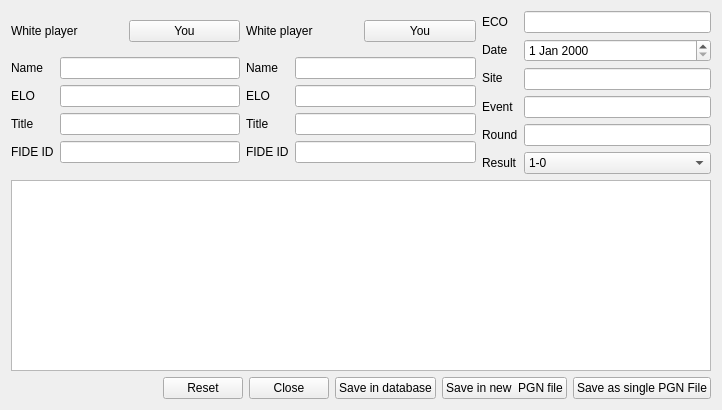
<?xml version="1.0" encoding="UTF-8"?>
<ui version="4.0">
 <class>FormCreatePGN</class>
 <widget class="QWidget" name="FormCreatePGN">
  <property name="geometry">
   <rect>
    <x>0</x>
    <y>0</y>
    <width>722</width>
    <height>410</height>
   </rect>
  </property>
  <property name="windowTitle">
   <string>Form</string>
  </property>
  <layout class="QHBoxLayout" name="horizontalLayout_9">
   <item>
    <layout class="QVBoxLayout" name="verticalLayout_9">
     <item>
      <layout class="QHBoxLayout" name="horizontalLayout_6">
       <item>
        <layout class="QVBoxLayout" name="verticalLayout_3">
         <item>
          <layout class="QHBoxLayout" name="horizontalLayout_4">
           <item>
            <widget class="QLabel" name="labelWhitePlayer">
             <property name="text">
              <string>White player</string>
             </property>
            </widget>
           </item>
           <item>
            <widget class="QPushButton" name="pushButtonWhiteYou">
             <property name="text">
              <string>You</string>
             </property>
            </widget>
           </item>
          </layout>
         </item>
         <item>
          <layout class="QHBoxLayout" name="horizontalLayout">
           <item>
            <layout class="QVBoxLayout" name="verticalLayout">
             <item>
              <widget class="QLabel" name="labelWhiteTitle">
               <property name="text">
                <string>Name</string>
               </property>
              </widget>
             </item>
             <item>
              <widget class="QLabel" name="labelWhiteElo">
               <property name="text">
                <string>ELO</string>
               </property>
              </widget>
             </item>
             <item>
              <widget class="QLabel" name="labelWhiteTitle_2">
               <property name="text">
                <string>Title</string>
               </property>
              </widget>
             </item>
             <item>
              <widget class="QLabel" name="labelWhiteFIDEID">
               <property name="text">
                <string>FIDE ID</string>
               </property>
              </widget>
             </item>
            </layout>
           </item>
           <item>
            <layout class="QVBoxLayout" name="verticalLayout_2">
             <item>
              <widget class="QLineEdit" name="lineEditWhiteName"/>
             </item>
             <item>
              <widget class="QLineEdit" name="lineEditWhiteELO"/>
             </item>
             <item>
              <widget class="QLineEdit" name="lineEditWhiteTitle"/>
             </item>
             <item>
              <widget class="QLineEdit" name="lineEditWhiteFIDEID"/>
             </item>
            </layout>
           </item>
          </layout>
         </item>
        </layout>
       </item>
       <item>
        <layout class="QVBoxLayout" name="verticalLayout_4">
         <item>
          <layout class="QHBoxLayout" name="horizontalLayout_5">
           <item>
            <widget class="QLabel" name="labelBlackPlayer">
             <property name="text">
              <string>White player</string>
             </property>
            </widget>
           </item>
           <item>
            <widget class="QPushButton" name="pushButtonBlackYou">
             <property name="text">
              <string>You</string>
             </property>
            </widget>
           </item>
          </layout>
         </item>
         <item>
          <layout class="QHBoxLayout" name="horizontalLayout_2">
           <item>
            <layout class="QVBoxLayout" name="verticalLayout_5">
             <item>
              <widget class="QLabel" name="labelBlackName">
               <property name="text">
                <string>Name</string>
               </property>
              </widget>
             </item>
             <item>
              <widget class="QLabel" name="labelBlackELO">
               <property name="text">
                <string>ELO</string>
               </property>
              </widget>
             </item>
             <item>
              <widget class="QLabel" name="labelBlackTitle">
               <property name="text">
                <string>Title</string>
               </property>
              </widget>
             </item>
             <item>
              <widget class="QLabel" name="labelBlackID">
               <property name="text">
                <string>FIDE ID</string>
               </property>
              </widget>
             </item>
            </layout>
           </item>
           <item>
            <layout class="QVBoxLayout" name="verticalLayout_6">
             <item>
              <widget class="QLineEdit" name="lineEditBlackName"/>
             </item>
             <item>
              <widget class="QLineEdit" name="lineEditBlackELO"/>
             </item>
             <item>
              <widget class="QLineEdit" name="lineEditBlackTitle"/>
             </item>
             <item>
              <widget class="QLineEdit" name="lineEditBlackFIDEID"/>
             </item>
            </layout>
           </item>
          </layout>
         </item>
        </layout>
       </item>
       <item>
        <layout class="QHBoxLayout" name="horizontalLayout_7">
         <item>
          <layout class="QHBoxLayout" name="horizontalLayout_3">
           <item>
            <layout class="QVBoxLayout" name="verticalLayout_7">
             <item>
              <widget class="QLabel" name="labelECO">
               <property name="text">
                <string>ECO </string>
               </property>
              </widget>
             </item>
             <item>
              <widget class="QLabel" name="labelDate">
               <property name="text">
                <string>Date</string>
               </property>
              </widget>
             </item>
             <item>
              <widget class="QLabel" name="labelSite">
               <property name="text">
                <string>Site</string>
               </property>
              </widget>
             </item>
             <item>
              <widget class="QLabel" name="labelEvent">
               <property name="text">
                <string>Event</string>
               </property>
              </widget>
             </item>
             <item>
              <widget class="QLabel" name="labelRound">
               <property name="text">
                <string>Round</string>
               </property>
              </widget>
             </item>
             <item>
              <widget class="QLabel" name="labelResult">
               <property name="text">
                <string>Result</string>
               </property>
              </widget>
             </item>
            </layout>
           </item>
           <item>
            <layout class="QVBoxLayout" name="verticalLayout_8">
             <item>
              <widget class="QLineEdit" name="lineEditECO"/>
             </item>
             <item>
              <widget class="QDateEdit" name="dateEdit"/>
             </item>
             <item>
              <widget class="QLineEdit" name="lineEditSite"/>
             </item>
             <item>
              <widget class="QLineEdit" name="lineEditEvent"/>
             </item>
             <item>
              <widget class="QLineEdit" name="lineEditRound"/>
             </item>
             <item>
              <widget class="QComboBox" name="comboBoxResult">
               <item>
                <property name="text">
                 <string>1-0</string>
                </property>
               </item>
               <item>
                <property name="text">
                 <string>0-1</string>
                </property>
               </item>
               <item>
                <property name="text">
                 <string>1/2-1/2</string>
                </property>
               </item>
               <item>
                <property name="text">
                 <string>?</string>
                </property>
               </item>
              </widget>
             </item>
            </layout>
           </item>
          </layout>
         </item>
        </layout>
       </item>
      </layout>
     </item>
     <item>
      <widget class="QTextEdit" name="textEditMoves"/>
     </item>
     <item>
      <layout class="QHBoxLayout" name="horizontalLayout_8">
       <item>
        <spacer name="horizontalSpacer_3">
         <property name="orientation">
          <enum>Qt::Horizontal</enum>
         </property>
         <property name="sizeHint" stdset="0">
          <size>
           <width>40</width>
           <height>20</height>
          </size>
         </property>
        </spacer>
       </item>
       <item>
        <widget class="QPushButton" name="pushButtonReset">
         <property name="text">
          <string>Reset</string>
         </property>
        </widget>
       </item>
       <item>
        <widget class="QPushButton" name="pushButtonClose">
         <property name="text">
          <string>Close</string>
         </property>
        </widget>
       </item>
       <item>
        <widget class="QPushButton" name="pushButtonSaveInBase">
         <property name="text">
          <string>Save in database</string>
         </property>
        </widget>
       </item>
       <item>
        <widget class="QPushButton" name="pushButton">
         <property name="text">
          <string>Save in new  PGN file</string>
         </property>
        </widget>
       </item>
       <item>
        <widget class="QPushButton" name="pushButtonSaveAsSinglePGN">
         <property name="text">
          <string>Save as single PGN File</string>
         </property>
        </widget>
       </item>
      </layout>
     </item>
    </layout>
   </item>
  </layout>
 </widget>
 <resources/>
 <connections/>
</ui>
